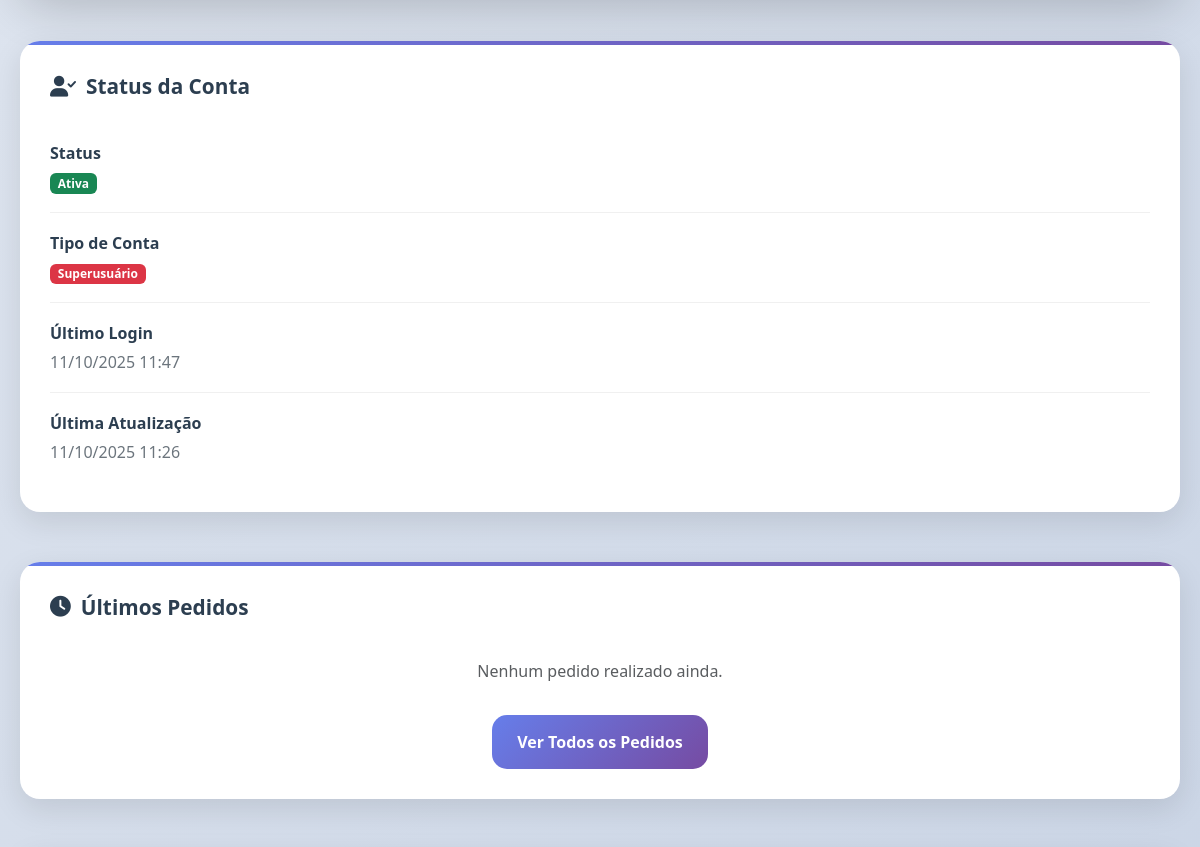
The app's page /register/perfil/ (signed in, middle part), older data.
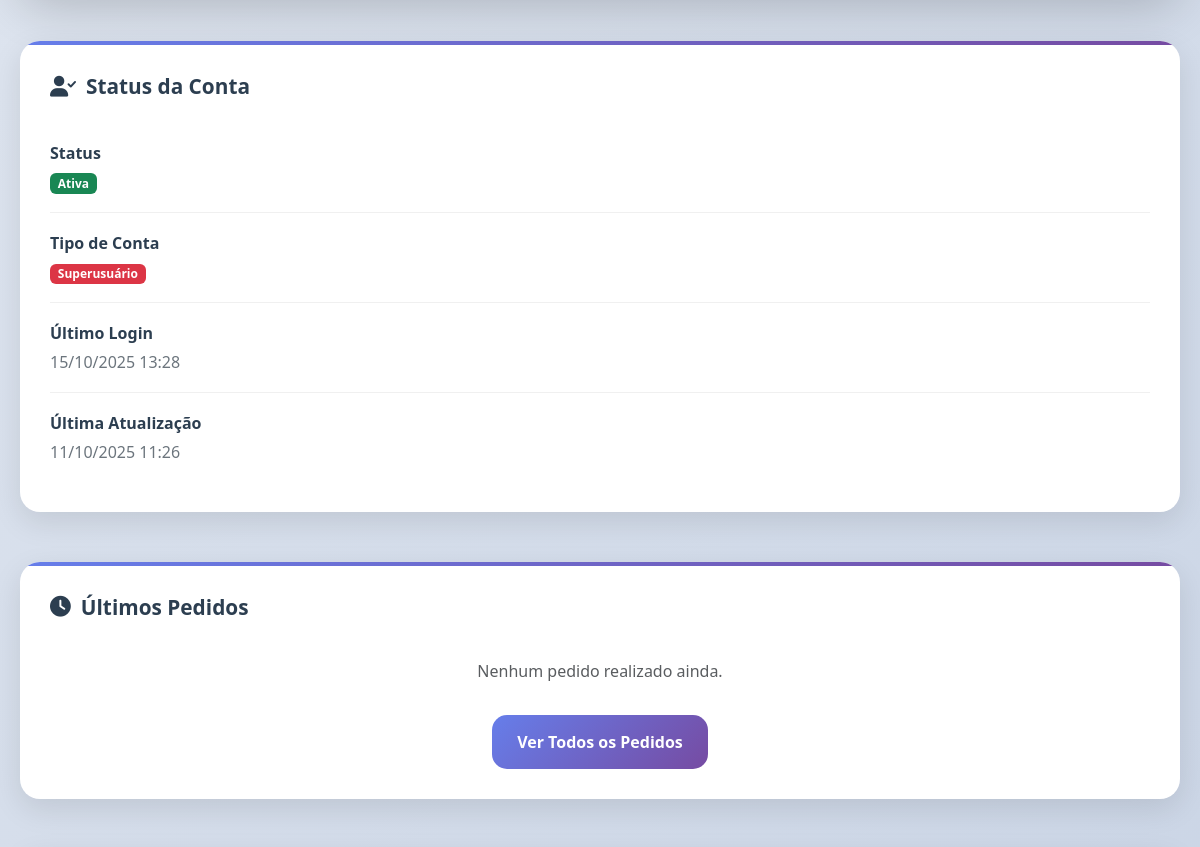
The same page, newer data.
### conta/models.py (models this page shows, shortened)
class Usuario(AbstractUser):
    username = models.CharField(
        max_length=150,
        unique=True,
        blank=True,
        null=True
    )
    email = models.EmailField('E-mail', unique=True)
    nome = models.CharField('Nome Completo', max_length=100)
    telemovel = models.CharField('Telemóvel', max_length=15, blank=True, null=True)
    cpf = models.CharField('CPF', max_length=14, unique=True)
    data_nascimento = models.DateField('Data de Nascimento', blank=True, null=True)
    bairro = models.CharField('Bairro', max_length=100, blank=True, null=True)
    cidade = models.CharField('Cidade', max_length=100, blank=True, null=True)
    provincia = models.CharField('Província', max_length=50, blank=True, null=True)
    municipio = models.CharField('Município', max_length=50, blank=True, null=True)
    foto_perfil = models.ImageField(
        'Foto de Perfil',
        upload_to='avatars/%Y/%m/%d/',
        blank=True,
        null=True
    )
    data_criacao = models.DateTimeField('Data de Criação', default=timezone.now)
    data_atualizacao = models.DateTimeField('Data de Atualização', auto_now=True)
    USERNAME_FIELD = 'email'
    REQUIRED_FIELDS = ['nome', 'cpf', 'username']
    class Meta:
        verbose_name = 'Usuário'
        verbose_name_plural = 'Usuários'
        db_table = 'conta_usuario'

### conta/views.py (the view)
# urls.py: path('perfil/', views.perfil, name='perfil'),
@login_required
def perfil(request):
    usuario = request.user
    return render(request, 'perfil.html', {'usuario': usuario})

### carinho/models.py (called while the page is built)
    @property
    def total_itens(self):
        return self.itens.aggregate(total=models.Sum('quantidade'))['total'] or 0

### index/context_processors.py (called while the page is built)
def videos_context(request):
    video_principal = VideoHistoria.objects.filter(
        ativo=True,
        principal=True
    ).first()
    if not video_principal:
        video_principal = VideoHistoria.objects.filter(ativo=True).first()
    videos_galeria = VideoHistoria.objects.filter(
        ativo=True
    ).exclude(id=video_principal.id if video_principal else None).order_by('ordem_exibicao')[:6]
    return {
        'video_principal': video_principal,
        'videos_galeria': videos_galeria,
    }

### conta/templates/perfil.html (shortened to what the changed rows need)
<!DOCTYPE html>
{% load static %}
<html lang="pt-br">
<head>
    <link href="https://cdn.jsdelivr.net/npm/bootstrap@5.3.0/dist/css/bootstrap.min.css" rel="stylesheet">
    <link rel="stylesheet" href="https://cdnjs.cloudflare.com/ajax/libs/font-awesome/6.0.0/css/all.min.css">
    <link href="https://unpkg.com/aos@2.3.1/dist/aos.css" rel="stylesheet">
    <link href="{% static "css/per.css" %}" rel="stylesheet">
</head>
<body>
    <div class="main-container">
        <div class="content-grid">
            <div class="sidebar-content">
                <div class="info-card" data-aos="fade-left" data-aos-delay="300">
                    <div class="info-item">
                        <div class="info-label">Último Login</div>
                        <div class="info-value">
                            {% if usuario.last_login %}
                                {{ usuario.last_login|date:"d/m/Y H:i" }}
                            {% else %}
                                <span class="empty-field">Primeiro acesso</span>
                            {% endif %}
                        </div>
                    </div>
                    <div class="info-item">
                        <div class="info-label">Última Atualização</div>
                        <div class="info-value">{{ usuario.data_atualizacao|date:"d/m/Y H:i" }}</div>
                    </div>
                </div>
            </div>
        </div>
    </div>
</body>
</html>

Row changes from the older to the newer data that the page shows:
changed Usuario: last_login "11/10/2025 11:47" → "15/10/2025 13:28"
